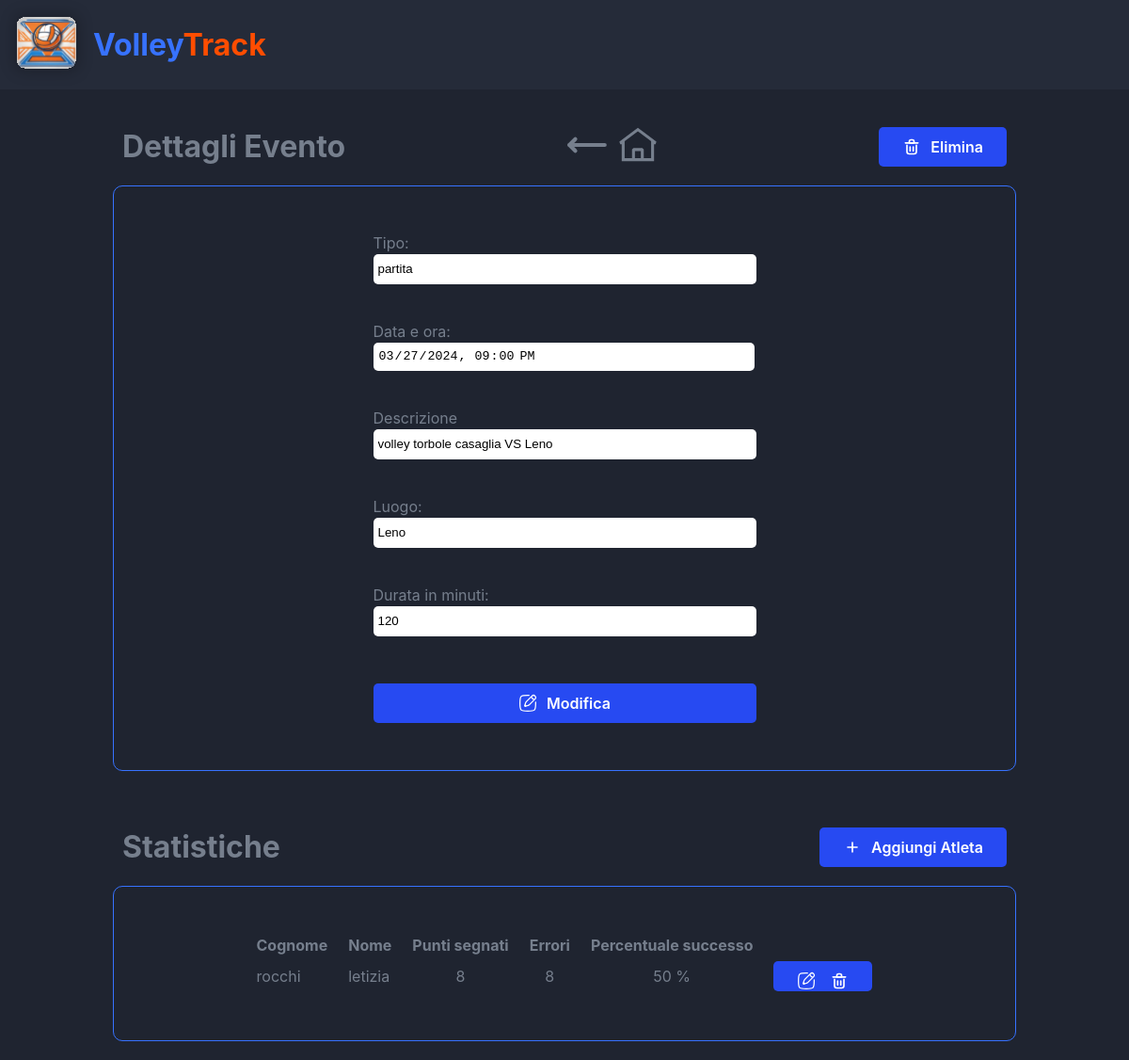
The page /dettagli_evento.php?id=44 on the database its author committed.
### tables this page shows
CREATE TABLE `evento` (
  `id` int NOT NULL,
  `tipo` varchar(30) DEFAULT NULL,
  `data_ora_inizio` datetime DEFAULT NULL,
  `descrizione` varchar(100) DEFAULT NULL,
  `luogo` varchar(50) DEFAULT NULL,
  `durata` int DEFAULT NULL
);

CREATE TABLE `partecipa` (
  `id` int NOT NULL,
  `fkAtleta` int DEFAULT NULL,
  `fkEvento` int DEFAULT NULL,
  `punti_segnati` int DEFAULT NULL,
  `errori` int DEFAULT NULL,
  `percentuale_successo` int DEFAULT NULL
);

CREATE TABLE `atleta` (
  `id` int NOT NULL,
  `nome` varchar(30) DEFAULT NULL,
  `cognome` varchar(30) DEFAULT NULL,
  `data_nascita` date DEFAULT NULL,
  `ruolo` varchar(30) DEFAULT NULL
);

### dettagli_evento.php (the view, shortened to what this page needs)
<!DOCTYPE html>
<html>
<head>
    <link rel="stylesheet" href="./css/style.css">
</head>
<body>
    <div class="Container">
        <div class="Header__container">
            <div class="Header__logo"><img src="./images/logo.svg" alt='Logo' /></div>
            <div class="Header__title"><span class="blu">Volley</span><span class="orange">Track</span></div>
        </div>
        <div class="Main__container">
            <div class="Main__header">
                <h1>Dettagli Evento</h1>
                <div>
                    <img onclick='back_atleta()' class='Back' src="./images/left.svg" alt="Back" />
                    <img onclick='back_home()' class='Home' src="./images/home.svg" alt="Home" />
                </div>
                <div class="Button" onclick="delete_evento()">
                    <img src="./images/delete.svg" alt="Delete event" />
                    Elimina
                </div>
            </div>
            <div class="Main__body Dettagli_Evento">
                <?php
                if (isset($_GET['id'])) {
                    $mydb = new mysqli(SERVER, UTENTE, PASSWORD, DATABASE);
                    $id_evento = $mydb->real_escape_string($_GET['id']);
                    $sql_evento = "SELECT * FROM evento where id = '$id_evento'";
                    $result_evento = $mydb->query($sql_evento);
                    if ($result_evento && $result_evento->num_rows > 0) {
                        $row_evento = $result_evento->fetch_assoc();
                ?>
                        <div class="form">
                            Tipo: <input type="text" name="tipo" id="tipo" readonly value='<?php echo $row_evento["tipo"] ?>'>
                            Data e ora: <input type="datetime-local" name="data_ora_inizio" id="data_ora_inizio" readonly value='<?php echo $row_evento["data_ora_inizio"] ?>'>
                            Descrizione <input type="text" name="descrizione" id="descrizione" readonly value='<?php echo $row_evento["descrizione"] ?>'>
                            Luogo: <input type="text" name="luogo" id="luogo" readonly value='<?php echo $row_evento["luogo"] ?>'>
                            Durata in minuti: <input type="text" name="durata" id="durata" readonly value='<?php echo $row_evento["durata"] ?>'>
                            <a class="Button" onclick="change_state()" id='btnUpdate'><img src="./images/update.svg" alt="Update user" />Modifica</a>
                        </div>
                <?php
                    } else {
                        echo "Evento non trovato";
                    }
                } else {
                    echo "ID dell'evento non specificato";
                }
                ?>
            </div>
        </div>
        <div class="Main__container">
            <div class="Main__header">
                <h1>Statistiche</h1>
                <div class="Button" onclick="handleAddStat()">
                    <img src="./images/add.svg" alt="Add athlete" />
                    Aggiungi Atleta
                </div>
            </div>
            <div class="Main__body Dettagli_Evento">
                <?php
                if (isset($_GET['id'])) {
                    $mydb = new mysqli(SERVER, UTENTE, PASSWORD, DATABASE);
                    $id_evento = $mydb->real_escape_string($_GET['id']);
                    $sql_evento = "SELECT partecipa.id, nome, cognome, punti_segnati, errori FROM partecipa INNER JOIN atleta ON partecipa.fkAtleta = atleta.id WHERE partecipa.fkEvento = '$id_evento' ORDER BY (punti_segnati/(punti_segnati+errori)) desc, cognome, nome";
                    $result_evento = $mydb->query($sql_evento);
                    if ($result_evento && $result_evento->num_rows > 0) {
                        echo "<table><thead><tr><th>Cognome</th><th>Nome</th><th>Punti segnati</th><th>Errori</th><th>Percentuale successo</th><th></th></tr></thead><tbody>";
                        while ($row_evento = $result_evento->fetch_assoc()) {
                ?>
                            <tr>
                                <td><?php echo $row_evento['cognome'] ?></td>
                                <td><?php echo $row_evento['nome'] ?></td>
                                <td class='text_center punti'>
                                    <?php echo "<span class='text_center' id='sp_punti_" . $row_evento["id"] . "'>" . $row_evento["punti_segnati"] . "</span>" ?>
                                </td>
                                <td class='text_center errori'>
                                    <?php echo "<span class='text_center' id='sp_errori_" . $row_evento["id"] . "'>" . $row_evento["errori"] . "</span>" ?>
                                </td>
                                <td class='text_center'><?php echo round(($row_evento["punti_segnati"] / ($row_evento["punti_segnati"] + $row_evento["errori"])) * 100, 2) . " % " ?></td>
                                <td>
                                    <div class='Stats__action Stats__action_state_1' id='Stats__action_state_1_<?php echo $row_evento["id"] ?>'><a onclick='handle_row_update(<?php echo $row_evento["id"] ?>)' class='Button' id='btnUpdateStat'><img src='./images/update.svg' alt='Update stat' /></a><a class='Button' onclick='handleDeleteStat(<?php echo $row_evento["id"] ?>)'><img src='./images/delete.svg' alt='Delete stat' /></a></div>
                                </td>
                            </tr>
                        <?php
                        }
                        ?>
                <?php
                        echo "</tbody></table>";
                    } else {
                        echo "Evento non trovato";
                    }
                } else {
                    echo "ID dell'evento non specificato";
                }
                ?>
            </div>
        </div>
    </div>
</body>
</html>

### css/style.css (style rules this page uses)
:root { font-size: 16px; font-family: Inter, sans-serif; --background-primary: #1f2430; --background-secondary: #252b39; --color: #767f8d; --blu: #3772ff; --orange: #ff4d00; --button-primary: #274af2; }
html, body { margin: 0; padding: 0; box-sizing: border-box; color: var(--color); background-color: var(--background-primary); font-size: 16px; }
.blu { color: var(--blu); }
.orange { color: var(--orange); }
.Main__header { display: flex; align-items: center; justify-content: space-between; }
.Main__header .Back, .Main__header .Home { height: 50px; cursor: pointer; }
input { outline: none; appearance: none; border: none; border-radius: 5px; }
.Button { background-color: var(--button-primary); color: white; padding: 11px 25px; border-radius: 5px; cursor: pointer; font-weight: 600; display: flex; align-items: center; text-decoration: none; }
.Button img { width: 20px; padding-right: 10px; }
.Container { display: flex; flex-direction: column; align-items: center; justify-content: center; }
.Header__container { background-color: var(--background-secondary); display: flex; align-items: center; justify-content: flex-start; width: 100%; }
.Header__title { font-weight: bold; font-size: 32px; }
.Main__container { width: 80%; padding: 20px; }
.Main__header { display: flex; justify-content: space-between; align-items: center; padding: 0 10px; }
.Main__body { border: 1px solid var(--blu); border-radius: 10px; display: flex; justify-content: center; flex-wrap: wrap; }
.Main__body .form { padding: 50px 0; }
input[type="text"], input[type="datetime-local"], input[type="date"] { height: 30px; padding-left: 5px; }
.Main__body.Dettagli_Evento .form input[type="text"], .Main__body.Dettagli_Evento .form input[type="datetime-local"], .Main__body.Dettagli_Evento .form input[type="date"] { width: 400px; }
.form { display: flex; flex-direction: column; }
.form span, .form input { margin-bottom: 10px; }
.form input { margin-top: 2px; }
a, .form a { margin-top: 10px; }
.Main__body .form a { display: flex; justify-content: center; align-items: center; }
table { margin: 50px 0; }
table td, table th { padding: 0 10px; }
table td { padding-top: 5px; }
.text_center { text-align: center; align-content: center; }
.errori.text_center span, .punti.text_center span { margin: auto; }
.Stats__action .Button, .Injury__action .Button { justify-content: center; padding: 0; }
.Injury__action .Button img, .Stats__action .Button img { width: 20px; padding-right: 0; }
.Injury__action .Button:not(:first-child), .Stats__action .Button:not(:first-child) { margin-left: 15px; }
.Injury__action, .Stats__action { background-color: var(--button-primary); color: white; padding: 0 25px; height: 32px; border-radius: 5px; cursor: pointer; display: flex; align-items: center; justify-content: center; }

### rows shown on the page
evento: tipo "partita", data_ora_inizio "03/27/2024 21:00", descrizione "volley torbole casaglia VS Leno", luogo "Leno", durata "120"
partecipa: fkAtleta.cognome "rocchi", fkAtleta.nome "letizia", punti_segnati "8", errori "8", punti_segnati+errori "50"
